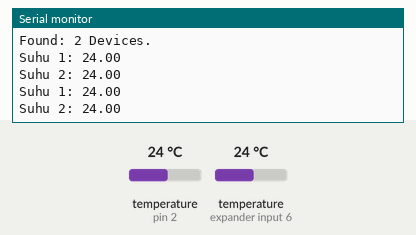
Simulated run of this sketch. Board: Arduino Uno, built with avr-gcc and run on an emulated ATmega328P. On the bench: the last lines printed to the serial monitor. The test bench sets the inputs (shaded band); at power-on: temperature (sensors on pin 2, expander input 6) 24 °C.

Above: at 7.3 s.
7.4 s: temperature (sensor on pin 2) set to 12 °C
At 12.8 s:
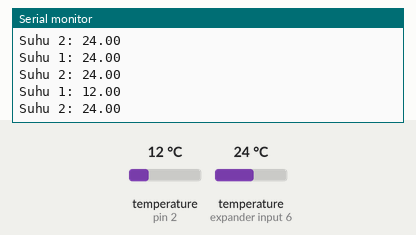
14.1 s: temperature (sensor on expander input 6) set to 12 °C
At 18.8 s:
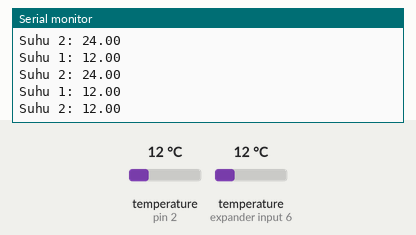
20.8 s: temperature (sensor on pin 2) set to 19 °C
At 24.8 s:
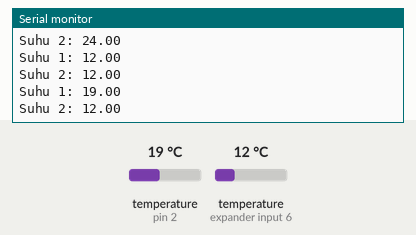
27.5 s: temperature (sensor on expander input 6) set to 19 °C
At 30.7 s:
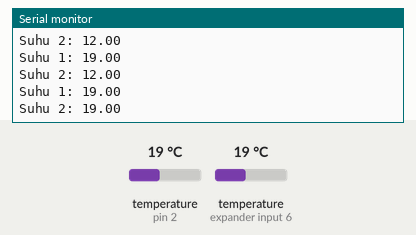
Timing chart, 0 to 32.2 s (numbered marks = the images above; inputs shaded):
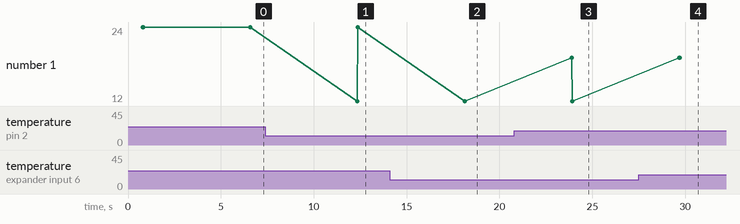

Measured:
- after the input at 7.4 s, the serial monitor: prints a new line after 4.9 s (image 1)
- after the input at 14.1 s, the serial monitor: prints a new line after 4.0 s (image 2)
- after the input at 20.8 s, the serial monitor: prints a new line after 3.1 s (image 3)
- after the input at 27.5 s, the serial monitor: prints a new line after 2.2 s (image 4)

The sketch:

DS18B20_multiple.ino
```cpp
#include <OneWire.h>
#include <DallasTemperature.h>

#define ONE_WIRE_BUS 2 // Data wire is plugged into port 9 on the Arduino
#define precision 12 // OneWire precision Dallas Sensor
//int sen_number = 0; // Counter of Dallas sensors

OneWire oneWire(ONE_WIRE_BUS);
DallasTemperature sensors(&oneWire); // Pass our oneWire reference to Dallas Temperature.
DeviceAddress T1, T2; // arrays to hold device addresses
void setup(void)
{
  Serial.begin(9600); //Start serial port
  Serial.println("Dallas Temperature IC Control Library");
  // Start up the library
  sensors.begin();
  // locate devices on the bus
  Serial.print("Found: ");
  Serial.print(sensors.getDeviceCount(), DEC);
  Serial.println(" Devices.");
  if (!sensors.getAddress(T1, 0)) Serial.println("Not Found Sensor 1");
  if (!sensors.getAddress(T2, 1)) Serial.println("Not Found Sensor 2");
  // set the resolution to 12 bit per device
  sensors.setResolution(T1, precision);
  sensors.setResolution(T2, precision);
}
// function to print a device address
void printAddress(DeviceAddress deviceAddress)
{
  for (uint8_t i = 0; i < 8; i++)
  {
    // zero pad the address if necessary
    if (deviceAddress[i] < 16) Serial.print("0");
    Serial.print(deviceAddress[i], HEX);
  }
}
// function to print the temperature for a device
void printTemperature(DeviceAddress deviceAddress)
{
  float tempC = sensors.getTempC(deviceAddress);
  Serial.print(tempC);
}
// function to print a device's resolution
void printResolution(DeviceAddress deviceAddress)
{
}

void printData(DeviceAddress deviceAddress)
{
  printTemperature(deviceAddress);
  Serial.println();
}

void loop(void)
{
  sensors.requestTemperatures();
  Serial.print("Suhu 1: ");
  printData(T1);
  Serial.print("Suhu 2: ");
  printData(T2);
  delay(5000);
}
```
